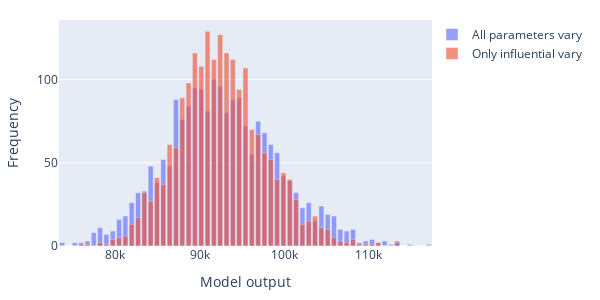
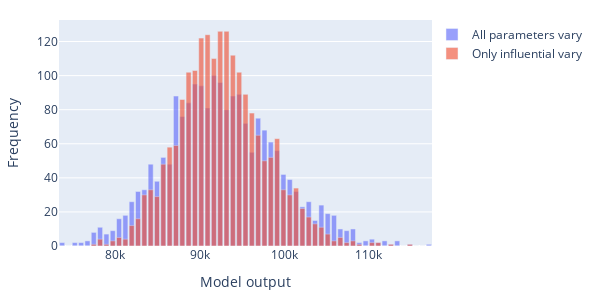

Source (notebook cell) for these figures, in order:
### Code cell
from gsa_framework.test_functions import Morris4
from gsa_framework.methods.correlations import CorrelationCoefficients
from gsa_framework.methods.saltelli_sobol import SaltelliSobol
from gsa_framework.methods.gradient_boosting import GradientBoosting
from gsa_framework.methods.delta_moment import DeltaMoment
from gsa_framework.validation import Validation
from gsa_framework.convergence import Convergence
from pathlib import Path
import time

if __name__ == "__main__":

    path_base = Path('/data/user/kim_a/paper_gsa/')

    # 1. Models
    num_params = 10000
    num_influential = num_params // 100
    iterations_validation = 2000
    write_dir = path_base / "{}_morris4".format(num_params)
    model = Morris4(num_params=num_params, num_influential=num_influential)
    gsa_seed = 3407
    validation_seed = 7043
    num_influential_validation = num_influential

    fig_format = ["pickle"]  # can have elements "pdf", "html", "pickle"

    # TODO Choose which GSA to perform
    flag_sobol = 1
    flag_correlation = 1
    flag_xgboost = 0
    flag_delta = 0

    if flag_sobol:
        iterations = 100 * num_params
        gsa = SaltelliSobol(iterations=iterations, model=model, write_dir=write_dir)
        # S_dict = gsa.generate_gsa_indices()
        S_dict = gsa.perform_gsa()
        first = S_dict["First order"]
        total = S_dict["Total order"]
#         gsa.plot_sa_results(
#             S_dict,
#             S_dict_analytical=model.S_dict_analytical,
#             fig_format=fig_format,
#         )

        t0 = time.time()
        val = Validation(
            model=model,
            iterations=iterations_validation,
            seed=validation_seed,
            default_x_rescaled=None,
            write_dir=write_dir,
        )
        tag = "TotalIndex"
        influential_Y = val.get_influential_Y_from_gsa(total, num_influential_validation, tag=tag)
        t1 = time.time()
        print("Total validation time  -> {:8.3f} s \n".format(t1 - t0))
        val.plot_histogram_Y_all_Y_inf(
            influential_Y, num_influential_validation, tag=tag, fig_format=fig_format
        )
        
#         conv = Convergence(
#             gsa.filepath_Y,
#             gsa.num_params,
#             gsa.generate_gsa_indices,
#             gsa.gsa_label,
#             write_dir,
#             num_steps=100,
#         )
#         conv.run_convergence(parameter_inds=parameter_inds, fig_format=fig_format)

    if flag_correlation:
        iterations = 4 * num_params
        gsa = CorrelationCoefficients(
            iterations=iterations,
            model=model,
            write_dir=write_dir,
            seed=gsa_seed,
        )
        S_dict = gsa.perform_gsa()
        pearson = S_dict["pearson"]
        spearman = S_dict["spearman"]
#         gsa.plot_sa_results(S_dict, S_boolean=model.S_boolean, fig_format=fig_format)

        t0 = time.time()
        val = Validation(
            model=model,
            iterations=iterations_validation,
            seed=validation_seed,
            default_x_rescaled=None,
            write_dir=write_dir,
        )
        tag = "SpearmanIndex"
        influential_Y = val.get_influential_Y_from_gsa(
            spearman, num_influential_validation, tag=tag
        )
        t1 = time.time()
        print("Total validation time  -> {:8.3f} s \n".format(t1 - t0))
        val.plot_histogram_Y_all_Y_inf(
            influential_Y, num_influential_validation, tag=tag, fig_format=fig_format
        )

#         conv = Convergence(
#             gsa.filepath_Y,
#             gsa.num_params,
#             gsa.generate_gsa_indices,
#             gsa.gsa_label,
#             write_dir,
#             num_steps=100,
#         )
#         conv.run_convergence(
#             parameter_inds=parameter_inds,
#             fig_format=fig_format,
#         )

    if flag_xgboost:
        if num_params == 1000:
            num_boost_round = 300
            tuning_parameters = {
                "max_depth": 2,  # higher than 10 is definitely not good
                "eta": 0.25,
                "objective": "reg:squarederror",
                "n_jobs": -1,
                "refresh_leaf": True,
                "subsample": 0.35,
                "min_child_weight": 0.5,
            }
        elif num_params == 5000:
            num_boost_round = 300
            tuning_parameters = {
                "max_depth": 2,  # higher than 10 is definitely not good
                "eta": 0.25,
                "objective": "reg:squarederror",
                "n_jobs": -1,
                "refresh_leaf": True,
                "subsample": 0.65,
                "min_child_weight": 0.5,
            }
        elif num_params == 10000:
            num_boost_round = 300
            tuning_parameters = {
                "max_depth": 2,  # higher than 10 is definitely not good
                "eta": 0.25,
                "objective": "reg:squarederror",
                "n_jobs": -1,
                "refresh_leaf": True,
                "subsample": 0.65,
                "min_child_weight": 0.5,
            }
        iterations = 10000
        gsa = GradientBoosting(
            iterations=iterations,
            model=model,
            write_dir=write_dir,
            seed=gsa_seed,
            tuning_parameters=tuning_parameters,
            num_boost_round=num_boost_round,
            xgb_model=None,
        )
        S_dict, r2, ev = gsa.perform_gsa(flag_save_S_dict=True, return_stats=True)
        print(r2, ev)
        # fscores = S_dict["fscores"]
        # gsa.plot_sa_results(
        #     S_dict,
        #     S_boolean=model.S_boolean,
        #     fig_format=fig_format,
        # )
        #
        # t0 = time.time()
        # val = Validation(
        #     model=model,
        #     iterations=iterations_validation,
        #     seed=validation_seed,
        #     default_x_rescaled=None,
        #     write_dir=write_dir,
        # )
        # tag = "FscoresIndex"
        # influential_Y = val.get_influential_Y_from_gsa(
        #     fscores, num_influential_validation, tag=tag
        # )
        # t1 = time.time()
        # print("Total validation time  -> {:8.3f} s \n".format(t1 - t0))
        # val.plot_histogram_Y_all_Y_inf(
        #     influential_Y, num_influential_validation, tag=tag, fig_format=fig_format
        # )

        # conv = Convergence(
        #     gsa.filepath_Y,
        #     gsa.num_params,
        #     gsa.generate_gsa_indices,
        #     gsa.gsa_label,
        #     write_dir,
        #     num_steps=100,
        # )
        # conv.run_convergence(
        #     parameter_inds=parameter_inds,
        #     fig_format=fig_format,
        # )

    if flag_delta:
        iterations = 4 * num_params
        num_resamples = 1
        gsa = DeltaMoment(
            iterations=iterations,
            model=model,
            write_dir=write_dir,
            num_resamples=num_resamples,
            seed=gsa_seed,
        )
        S_dict = gsa.perform_gsa()
#         delta = S_dict["delta"]
# #         gsa.plot_sa_results(
# #             S_dict,
# #             S_boolean=model.S_boolean,
# #             fig_format=fig_format,
# #         )

        # t0 = time.time()
        # val = Validation(
        #     model=model,
        #     iterations=iterations_validation,
        #     seed=validation_seed,
        #     default_x_rescaled=None,
        #     write_dir=write_dir,
        # )
        # tag = "DeltaIndex"
        # influential_Y = val.get_influential_Y_from_gsa(
        #     fscores, num_influential_validation, tag=tag
        # )
        # t1 = time.time()
        # print("Total validation time  -> {:8.3f} s \n".format(t1 - t0))
        # val.plot_histogram_Y_all_Y_inf(
        #     influential_Y, num_influential_validation, tag=tag, fig_format=fig_format
        # )
        
#         conv = Convergence(
#             gsa.filepath_Y,
#             gsa.num_params,
#             gsa.generate_gsa_indices,
#             gsa.gsa_label,
#             write_dir,
#             num_steps=25,
#         )
#         conv.run_convergence(parameter_inds=parameter_inds, fig_format=fig_format)

### Figure 1 — Plotly figure (JSON) as saved in the notebook; plotly's stock layout.template omitted (floating-point values rounded to 4 significant figures)
{"data": [{"marker": {"color": "#636EFA"}, "name": "All parameters vary", "opacity": 0.65, "showlegend": true, "type": "bar", "x": [73690.0, 74440.0, 75190.0, 75940.0, 76680.0, 77430.0, 78180.0, 78930.0, 79680.0, 80430.0, 81180.0, 81930.0, 82680.0, 83430.0, 84170.0, 84920.0, 85670.0, 86420.0, 87170.0, 87920.0, 88670.0, 89420.0, 90170.0, 90910.0, 91660.0, 92410.0, 93160.0, 93910.0, 94660.0, 95410.0, 96160.0, 96910.0, 97660.0, 98400.0, 99150.0, 99900.0, 100700.0, 101400.0, 102100.0, 102900.0, 103600.0, 104400.0, 105100.0, 105900.0, 106600.0, 107400.0, 108100.0, 108900.0, 109600.0, 110400.0, 111100.0, 111900.0, 112600.0, 113400.0, 114100.0, 114900.0, 115600.0, 116400.0, 117100.0, 117900.0], "y": [2, 0, 2, 2, 3, 8, 11, 7, 9, 16, 18, 26, 32, 33, 48, 38, 52, 48, 88, 76, 84, 95, 94, 81, 100, 96, 80, 88, 89, 72, 55, 75, 68, 61, 56, 42, 39, 32, 23, 26, 15, 24, 19, 18, 10, 9, 10, 2, 3, 4, 2, 3, 1, 3, 0, 1, 0, 0, 1]}, {"marker": {"color": "#EF553B"}, "name": "Only influential vary", "opacity": 0.65, "type": "bar", "x": [73690.0, 74440.0, 75190.0, 75940.0, 76680.0, 77430.0, 78180.0, 78930.0, 79680.0, 80430.0, 81180.0, 81930.0, 82680.0, 83430.0, 84170.0, 84920.0, 85670.0, 86420.0, 87170.0, 87920.0, 88670.0, 89420.0, 90170.0, 90910.0, 91660.0, 92410.0, 93160.0, 93910.0, 94660.0, 95410.0, 96160.0, 96910.0, 97660.0, 98400.0, 99150.0, 99900.0, 100700.0, 101400.0, 102100.0, 102900.0, 103600.0, 104400.0, 105100.0, 105900.0, 106600.0, 107400.0, 108100.0, 108900.0, 109600.0, 110400.0, 111100.0, 111900.0, 112600.0, 113400.0, 114100.0, 114900.0, 115600.0, 116400.0, 117100.0, 117900.0], "y": [0, 0, 0, 1, 1, 0, 2, 1, 4, 5, 6, 13, 17, 32, 27, 41, 37, 61, 59, 89, 98, 116, 108, 129, 112, 127, 116, 112, 94, 107, 70, 67, 56, 52, 40, 44, 40, 28, 13, 15, 18, 11, 10, 5, 3, 2, 4, 1, 1, 1, 2, 0, 0, 2, 0, 0, 0, 0, 0]}], "layout": {"barmode": "overlay", "height": 300, "legend": {"x": 1, "y": 1}, "margin": {"b": 20, "l": 20, "r": 20, "t": 20}, "width": 600, "xaxis": {"title": {"text": "Model output"}}, "yaxis": {"title": {"text": "Frequency"}}}}

### Figure 2 — Plotly figure (JSON) as saved in the notebook; plotly's stock layout.template omitted (floating-point values rounded to 4 significant figures)
{"data": [{"marker": {"color": "#636EFA"}, "name": "All parameters vary", "opacity": 0.65, "showlegend": true, "type": "bar", "x": [73690.0, 74440.0, 75190.0, 75940.0, 76680.0, 77430.0, 78180.0, 78930.0, 79680.0, 80430.0, 81180.0, 81930.0, 82680.0, 83430.0, 84170.0, 84920.0, 85670.0, 86420.0, 87170.0, 87920.0, 88670.0, 89420.0, 90170.0, 90910.0, 91660.0, 92410.0, 93160.0, 93910.0, 94660.0, 95410.0, 96160.0, 96910.0, 97660.0, 98400.0, 99150.0, 99900.0, 100700.0, 101400.0, 102100.0, 102900.0, 103600.0, 104400.0, 105100.0, 105900.0, 106600.0, 107400.0, 108100.0, 108900.0, 109600.0, 110400.0, 111100.0, 111900.0, 112600.0, 113400.0, 114100.0, 114900.0, 115600.0, 116400.0, 117100.0, 117900.0], "y": [2, 0, 2, 2, 3, 8, 11, 7, 9, 16, 18, 26, 32, 33, 48, 38, 52, 48, 88, 76, 84, 95, 94, 81, 100, 96, 80, 88, 89, 72, 55, 75, 68, 61, 56, 42, 39, 32, 23, 26, 15, 24, 19, 18, 10, 9, 10, 2, 3, 4, 2, 3, 1, 3, 0, 1, 0, 0, 1]}, {"marker": {"color": "#EF553B"}, "name": "Only influential vary", "opacity": 0.65, "type": "bar", "x": [73690.0, 74440.0, 75190.0, 75940.0, 76680.0, 77430.0, 78180.0, 78930.0, 79680.0, 80430.0, 81180.0, 81930.0, 82680.0, 83430.0, 84170.0, 84920.0, 85670.0, 86420.0, 87170.0, 87920.0, 88670.0, 89420.0, 90170.0, 90910.0, 91660.0, 92410.0, 93160.0, 93910.0, 94660.0, 95410.0, 96160.0, 96910.0, 97660.0, 98400.0, 99150.0, 99900.0, 100700.0, 101400.0, 102100.0, 102900.0, 103600.0, 104400.0, 105100.0, 105900.0, 106600.0, 107400.0, 108100.0, 108900.0, 109600.0, 110400.0, 111100.0, 111900.0, 112600.0, 113400.0, 114100.0, 114900.0, 115600.0, 116400.0, 117100.0, 117900.0], "y": [0, 0, 0, 0, 0, 1, 4, 1, 3, 5, 4, 12, 16, 30, 33, 29, 48, 58, 59, 86, 102, 103, 122, 124, 110, 126, 126, 112, 102, 89, 78, 65, 50, 52, 63, 33, 30, 34, 22, 17, 13, 11, 7, 3, 5, 2, 3, 1, 0, 2, 2, 0, 1, 0, 0, 1, 0, 0, 0]}], "layout": {"barmode": "overlay", "height": 300, "legend": {"x": 1, "y": 1}, "margin": {"b": 20, "l": 20, "r": 20, "t": 20}, "width": 600, "xaxis": {"title": {"text": "Model output"}}, "yaxis": {"title": {"text": "Frequency"}}}}
